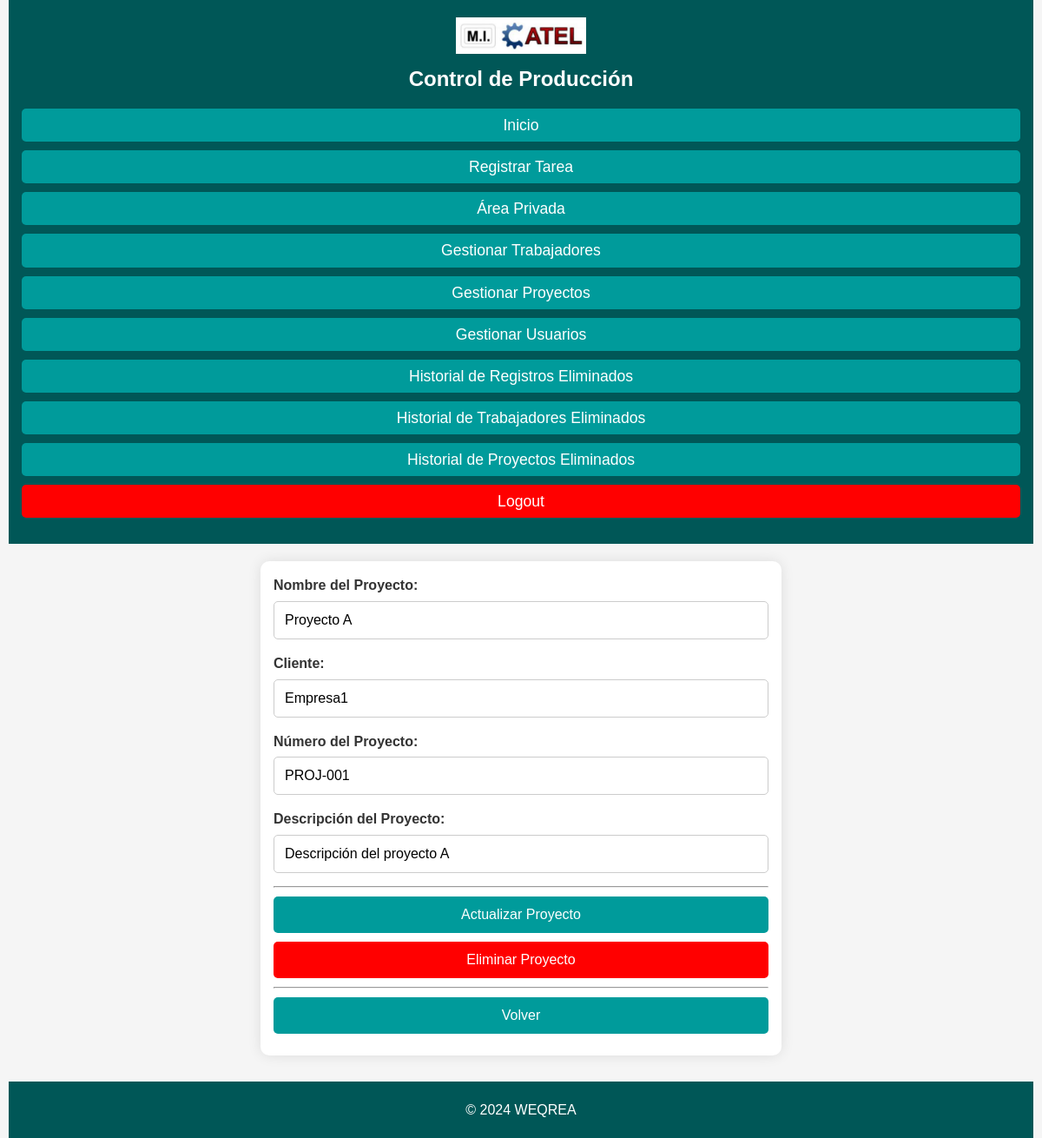
The app's page /editar_proyecto/1 (signed in) with its own data.
### app/models.py (models this page shows)
class RegistroProyectos(db.Model):
    __tablename__ = 'registro_proyectos'
    ID_proyecto = db.Column(db.Integer, primary_key=True, autoincrement=True)
    numero_proyecto = db.Column(db.String, unique=True, nullable=False)
    cliente_proyecto = db.Column(db.String, nullable=False)
    nombre_proyecto = db.Column(db.String, nullable=False)
    descripcion_proyecto = db.Column(db.String)
    eliminado = db.Column(db.Boolean, default=False, nullable=False)  # Nueva columna

### app/routes.py (the view, shortened to what this page needs)
    @app.route('/editar_proyecto/<int:id>', methods=['GET', 'POST'])
    @login_required
    @jefe_taller_required  # Solo el Jefe de Taller puede acceder
    def editar_proyecto(id):
        proyecto = RegistroProyectos.query.get_or_404(id)
        return render_template('editar_proyecto.html', proyecto=proyecto)

### app/routes.py (called while the page is built)
def login_required(f):
    @wraps(f)
    def decorated_function(*args, **kwargs):
        if 'usuario_id' not in session:
            flash('Debes iniciar sesión para acceder a esta página.', 'error')
            return redirect(url_for('login'))
        return f(*args, **kwargs)
    return decorated_function

def jefe_taller_required(f):
    @wraps(f)
    def decorated_function(*args, **kwargs):
        if 'rol' not in session or session['rol'] != 'jefe_taller':
            flash('No tienes permisos para acceder a esta página.', 'error')
            return redirect(url_for('home'))
        return f(*args, **kwargs)
    return decorated_function

### run.py (called while the page is built)
@app.before_request
def make_session_permanent():
    session.permanent = True

@app.after_request
def add_security_headers(response: Response):
    response.headers['X-Content-Type-Options'] = 'nosniff'
    return response

### app/templates/editar_proyecto.html (shortened to what this page needs)
{% extends 'base.html' %}
{% block content %}
<div class="form-container">
    <form method="POST" onsubmit="return confirm('¿Estás seguro de que deseas editar este proyecto?');">
        <div>
            <label for="nombre_proyecto">Nombre del Proyecto:</label>
            <input type="text" id="nombre_proyecto" name="nombre_proyecto" value="{{ proyecto.nombre_proyecto }}" placeholder="Requerido" required>
        </div>
        <div>
            <label for="cliente_proyecto">Cliente:</label>
            <input type="text" id="cliente_proyecto" name="cliente_proyecto" value="{{ proyecto.cliente_proyecto }}" placeholder="Requerido" required>
        </div>
        <div>
            <label for="numero_proyecto">Número del Proyecto:</label>
            <input type="text" id="numero_proyecto" name="numero_proyecto" value="{{ proyecto.numero_proyecto }}" placeholder="Requerido" required>
        </div>
        <div>
            <label for="descripcion_proyecto">Descripción del Proyecto:</label>
            <input type="text" id="descripcion_proyecto" name="descripcion_proyecto" value="{{ proyecto.descripcion_proyecto }}" placeholder="Opcional">
        </div>
        <hr>
        <button type="submit">Actualizar Proyecto</button>
    </form>
    <form class= "delete-button" method="POST" action="{{ url_for('eliminar_proyecto', id=proyecto.ID_proyecto) }}" onsubmit="return confirm('¿Estás seguro de que deseas eliminar este proyecto?');">
        <button type="submit">Eliminar Proyecto</button>
    </form>
    <hr>
    <a href="{{ url_for('gestionar_proyectos') }}">
        <button type="button">Volver</button>
    </a>
</div>
{% endblock %}

### app/static/css/styles.css (style rules this page uses)
* { margin: 0; padding: 0; box-sizing: border-box; }
body { font-family: 'Arial', sans-serif; background-color: #f5f5f5; color: #333; line-height: 1.6; padding: 0 10px; }
hr { margin-bottom: 10px; }
.form-container { background-color: white; padding: 20px; border-radius: 10px; box-shadow: 0 0 15px rgba(0, 0, 0, 0.1); max-width: 600px; margin: 20px auto; }
.form-container form div { margin-bottom: 15px; }
.form-container label { font-weight: bold; display: block; margin-bottom: 5px; }
.form-container input, .form-container select, .form-container textarea { width: 100%; padding: 10px; border: 1px solid #ccc; border-radius: 5px; font-size: 1rem; }
.form-container button { width: 100%; padding: 10px; border: none; background-color: #009B9B; color: white; font-size: 1.2rem; cursor: pointer; border-radius: 5px; transition: background-color 0.1s ease; margin-bottom: 10px; }
.delete-button button { background-color: red; }
@media (max-width: 1200px) { .form-container, .table-container { padding: 15px; } }
@media (max-width: 1200px) { .form-container button, .filter-container button { font-size: 1rem; padding: 12px; } }
@media (max-width: 1200px) { .form-container input, .filter-container input, .form-container select, .filter-container select, .form-container textarea { padding: 12px; font-size: 1rem; } }

### records on screen
RegistroProyectos: nombre_proyecto "Proyecto A", cliente_proyecto "Empresa1", numero_proyecto "PROJ-001", descripcion_proyecto "Descripción del proyecto A"
